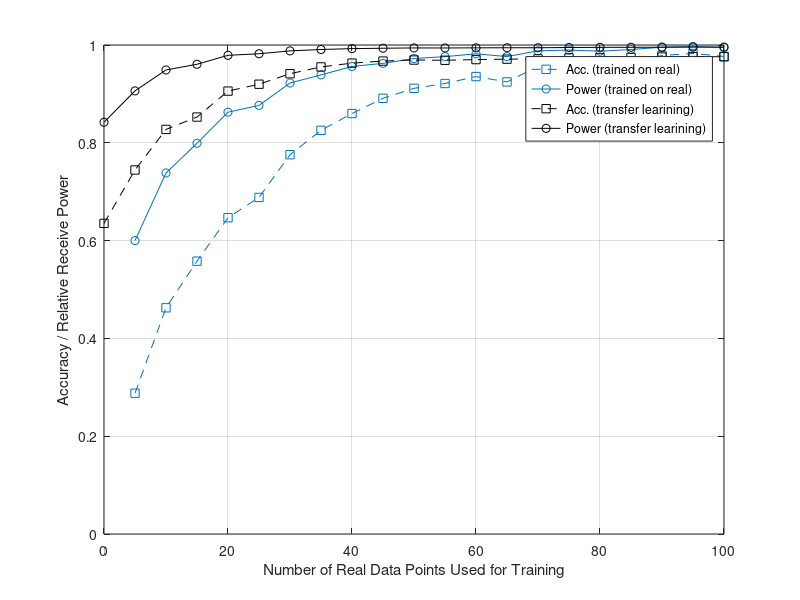

The MATLAB source for this figure:
load('all_acc_train_on_real_compare_to_transfer2.mat');
load('all_pwr_train_on_real_compare_to_transfer2.mat');
load('all_acc_train_on_transfer_final_batch8_DFT.mat');
load('all_pwr_train_on_transfer_final_batch8_DFT.mat');

all_acc_train_on_real4_compare_to_transfer = squeeze(mean(all_acc_train_on_real_compare_to_transfer2, 2));
all_pwr_train_on_real4_compare_to_transfer = squeeze(mean(all_pwr_train_on_real_compare_to_transfer2, 2));
all_acc_train_on_transfer_final = squeeze(mean(all_acc_train_on_transfer_final_batch8_DFT, 2));
all_pwr_train_on_transfer_final = squeeze(mean(all_pwr_train_on_transfer_final_batch8_DFT, 2));


num_data = 0:5:100;

figure;
plot(5:5:100, all_acc_train_on_real4_compare_to_transfer(2, :), '--s', "Color", "#0072BD");
hold on
plot(5:5:100, all_pwr_train_on_real4_compare_to_transfer(2, :), '-o', "Color", "#0072BD");
hold on
plot(0:5:100, all_acc_train_on_transfer_final(2, :), '--s', "Color", "#000000");
hold on
plot(0:5:100, all_pwr_train_on_transfer_final(2, :), '-o', "Color", "#000000");
grid on

xlabel('Number of Real Data Points Used for Training');
ylabel('Accuracy / Relative Receive Power');

ylim([0, 1]);
% legend( 'Acc. (transfer learining)', 'Power (transfer learining)');
legend('Acc. (trained on real)', 'Power (trained on real)', 'Acc. (transfer learining)', 'Power (transfer learining)');